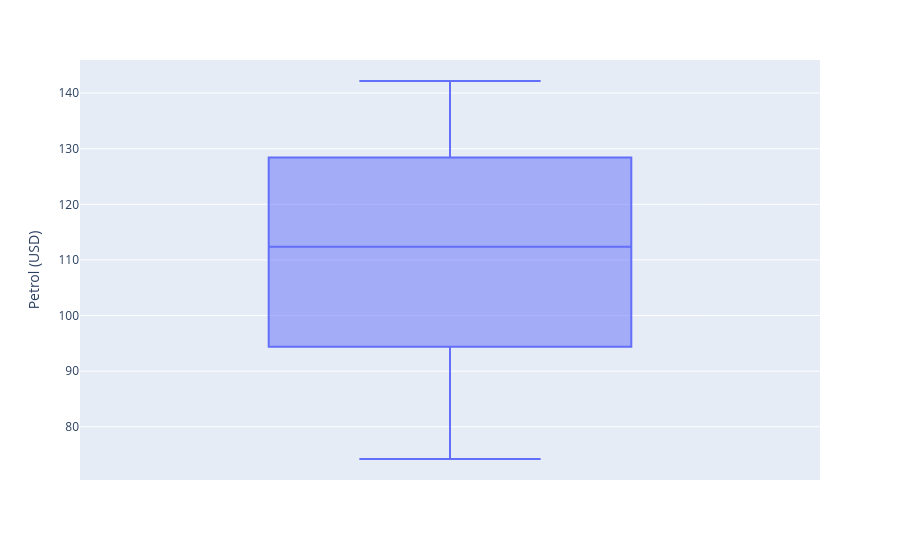

Notebook code cell kept with this figure:
### Code cell
fig3 = px.box(dataset, y= 'Petrol (USD)')
fig3.show()

### Figure 1 — Plotly figure (JSON) as saved in the notebook; plotly's stock layout.template omitted (floating-point values rounded to 4 significant figures; data arrays with more than 128 entries replaced by an {"elided": "..."} marker saying what was removed)
{"data": [{"alignmentgroup": "True", "hovertemplate": "Petrol (USD)=%{y}<extra></extra>", "legendgroup": "", "marker": {"color": "#636efa"}, "name": "", "notched": false, "offsetgroup": "", "orientation": "v", "showlegend": false, "type": "box", "x0": " ", "xaxis": "x", "y": {"elided": "811 float values"}, "y0": " ", "yaxis": "y"}], "layout": {"boxmode": "group", "legend": {"tracegroupgap": 0}, "margin": {"t": 60}, "xaxis": {"anchor": "y", "domain": [0, 1]}, "yaxis": {"anchor": "x", "domain": [0, 1], "title": {"text": "Petrol (USD)"}}}}
